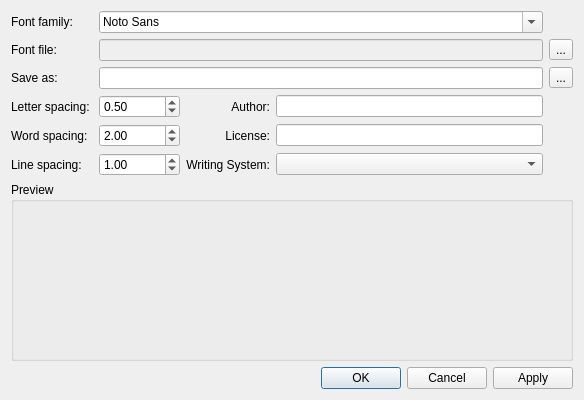
<?xml version="1.0" encoding="UTF-8"?>
<ui version="4.0">
 <author>Shawn Curry</author>
 <class>QG_DlgFontConversion</class>
 <widget class="QDialog" name="QG_DlgFontConversion">
  <property name="geometry">
   <rect>
    <x>0</x>
    <y>0</y>
    <width>584</width>
    <height>400</height>
   </rect>
  </property>
  <property name="windowTitle">
   <string>Convert Fonts</string>
  </property>
  <layout class="QGridLayout" name="gridLayout">
   <item row="0" column="0">
    <widget class="QLabel" name="lblFamily">
     <property name="text">
      <string>Font family:</string>
     </property>
    </widget>
   </item>
   <item row="0" column="1" colspan="3">
    <widget class="QFontComboBox" name="cbFontFamily">
     <property name="sizeAdjustPolicy">
      <enum>QComboBox::AdjustToMinimumContentsLength</enum>
     </property>
     <property name="currentFont">
      <font>
       <family>Arial Black</family>
      </font>
     </property>
    </widget>
   </item>
   <item row="1" column="0">
    <widget class="QLabel" name="lblFont">
     <property name="text">
      <string>Font file:</string>
     </property>
    </widget>
   </item>
   <item row="1" column="1" colspan="3">
    <widget class="QLineEdit" name="txtFontName">
     <property name="enabled">
      <bool>false</bool>
     </property>
     <property name="readOnly">
      <bool>false</bool>
     </property>
    </widget>
   </item>
   <item row="1" column="4">
    <widget class="QToolButton" name="btnFontFile">
     <property name="text">
      <string>...</string>
     </property>
    </widget>
   </item>
   <item row="2" column="0">
    <widget class="QLabel" name="lblSaveAs">
     <property name="text">
      <string>Save as:</string>
     </property>
    </widget>
   </item>
   <item row="2" column="1" colspan="3">
    <widget class="QLineEdit" name="txtSaveAs"/>
   </item>
   <item row="2" column="4">
    <widget class="QToolButton" name="btnSaveAs">
     <property name="text">
      <string>...</string>
     </property>
    </widget>
   </item>
   <item row="3" column="0">
    <widget class="QLabel" name="label_2">
     <property name="text">
      <string>Letter spacing:</string>
     </property>
    </widget>
   </item>
   <item row="3" column="1">
    <widget class="QDoubleSpinBox" name="sbLetter">
     <property name="value">
      <double>0.500000000000000</double>
     </property>
    </widget>
   </item>
   <item row="3" column="2">
    <widget class="QLabel" name="lblAuthor">
     <property name="text">
      <string>Author:</string>
     </property>
     <property name="alignment">
      <set>Qt::AlignRight|Qt::AlignTrailing|Qt::AlignVCenter</set>
     </property>
    </widget>
   </item>
   <item row="3" column="3">
    <widget class="QLineEdit" name="txtAuthor">
     <property name="minimumSize">
      <size>
       <width>0</width>
       <height>0</height>
      </size>
     </property>
    </widget>
   </item>
   <item row="4" column="0">
    <widget class="QLabel" name="label_3">
     <property name="text">
      <string>Word spacing:</string>
     </property>
    </widget>
   </item>
   <item row="4" column="1">
    <widget class="QDoubleSpinBox" name="sbWord">
     <property name="value">
      <double>2.000000000000000</double>
     </property>
    </widget>
   </item>
   <item row="4" column="2">
    <widget class="QLabel" name="lblLicense">
     <property name="text">
      <string>License:</string>
     </property>
     <property name="alignment">
      <set>Qt::AlignRight|Qt::AlignTrailing|Qt::AlignVCenter</set>
     </property>
    </widget>
   </item>
   <item row="4" column="3">
    <widget class="QLineEdit" name="txtLicense"/>
   </item>
   <item row="5" column="0">
    <widget class="QLabel" name="lblLineSpacing">
     <property name="text">
      <string>Line spacing:</string>
     </property>
    </widget>
   </item>
   <item row="5" column="1">
    <widget class="QDoubleSpinBox" name="sbLine">
     <property name="value">
      <double>1.000000000000000</double>
     </property>
    </widget>
   </item>
   <item row="5" column="2">
    <widget class="QLabel" name="lblWritingSystem">
     <property name="text">
      <string>Writing System:</string>
     </property>
     <property name="alignment">
      <set>Qt::AlignRight|Qt::AlignTrailing|Qt::AlignVCenter</set>
     </property>
    </widget>
   </item>
   <item row="5" column="3">
    <widget class="QComboBox" name="cbWritingSystem">
     <property name="insertPolicy">
      <enum>QComboBox::NoInsert</enum>
     </property>
     <property name="sizeAdjustPolicy">
      <enum>QComboBox::AdjustToContentsOnFirstShow</enum>
     </property>
    </widget>
   </item>
   <item row="6" column="0" colspan="5">
    <widget class="QGroupBox" name="gbPreview">
     <property name="minimumSize">
      <size>
       <width>0</width>
       <height>100</height>
      </size>
     </property>
     <property name="title">
      <string>Preview</string>
     </property>
     <layout class="QGridLayout" name="gridLayout_2">
      <item row="0" column="0">
       <widget class="QG_GraphicView" name="gvPreview" native="true">
        <property name="minimumSize">
         <size>
          <width>0</width>
          <height>100</height>
         </size>
        </property>
       </widget>
      </item>
     </layout>
    </widget>
   </item>
   <item row="7" column="0" colspan="3">
    <spacer name="horizontalSpacer">
     <property name="orientation">
      <enum>Qt::Horizontal</enum>
     </property>
     <property name="sizeHint" stdset="0">
      <size>
       <width>259</width>
       <height>20</height>
      </size>
     </property>
    </spacer>
   </item>
   <item row="7" column="3" colspan="2">
    <widget class="QDialogButtonBox" name="buttonBox">
     <property name="orientation">
      <enum>Qt::Horizontal</enum>
     </property>
     <property name="standardButtons">
      <set>QDialogButtonBox::Apply|QDialogButtonBox::Cancel|QDialogButtonBox::Ok</set>
     </property>
    </widget>
   </item>
  </layout>
 </widget>
 <customwidgets>
  <customwidget>
   <class>QG_GraphicView</class>
   <extends>QWidget</extends>
   <header>qg_graphicview.h</header>
  </customwidget>
 </customwidgets>
 <resources/>
 <connections>
  <connection>
   <sender>buttonBox</sender>
   <signal>clicked(QAbstractButton*)</signal>
   <receiver>QG_DlgFontConversion</receiver>
   <slot>slotButtonClicked(QAbstractButton*)</slot>
   <hints>
    <hint type="sourcelabel">
     <x>325</x>
     <y>374</y>
    </hint>
    <hint type="destinationlabel">
     <x>227</x>
     <y>373</y>
    </hint>
   </hints>
  </connection>
  <connection>
   <sender>btnFontFile</sender>
   <signal>clicked()</signal>
   <receiver>QG_DlgFontConversion</receiver>
   <slot>slotFontFileClicked()</slot>
   <hints>
    <hint type="sourcelabel">
     <x>572</x>
     <y>62</y>
    </hint>
    <hint type="destinationlabel">
     <x>472</x>
     <y>108</y>
    </hint>
   </hints>
  </connection>
  <connection>
   <sender>btnSaveAs</sender>
   <signal>clicked()</signal>
   <receiver>QG_DlgFontConversion</receiver>
   <slot>slotSaveAsClicked()</slot>
   <hints>
    <hint type="sourcelabel">
     <x>572</x>
     <y>93</y>
    </hint>
    <hint type="destinationlabel">
     <x>471</x>
     <y>133</y>
    </hint>
   </hints>
  </connection>
  <connection>
   <sender>txtFontName</sender>
   <signal>textChanged(QString)</signal>
   <receiver>QG_DlgFontConversion</receiver>
   <slot>slotFontFileChanged()</slot>
   <hints>
    <hint type="sourcelabel">
     <x>342</x>
     <y>52</y>
    </hint>
    <hint type="destinationlabel">
     <x>297</x>
     <y>53</y>
    </hint>
   </hints>
  </connection>
  <connection>
   <sender>txtSaveAs</sender>
   <signal>textChanged(QString)</signal>
   <receiver>QG_DlgFontConversion</receiver>
   <slot>slotSaveAsChanged()</slot>
   <hints>
    <hint type="sourcelabel">
     <x>360</x>
     <y>84</y>
    </hint>
    <hint type="destinationlabel">
     <x>301</x>
     <y>81</y>
    </hint>
   </hints>
  </connection>
  <connection>
   <sender>cbFontFamily</sender>
   <signal>currentFontChanged(QFont)</signal>
   <receiver>QG_DlgFontConversion</receiver>
   <slot>slotFontChanged(QFont)</slot>
   <hints>
    <hint type="sourcelabel">
     <x>330</x>
     <y>25</y>
    </hint>
    <hint type="destinationlabel">
     <x>304</x>
     <y>23</y>
    </hint>
   </hints>
  </connection>
  <connection>
   <sender>sbLetter</sender>
   <signal>valueChanged(double)</signal>
   <receiver>QG_DlgFontConversion</receiver>
   <slot>slotFontSpacingChanged()</slot>
   <hints>
    <hint type="sourcelabel">
     <x>133</x>
     <y>112</y>
    </hint>
    <hint type="destinationlabel">
     <x>187</x>
     <y>115</y>
    </hint>
   </hints>
  </connection>
  <connection>
   <sender>sbWord</sender>
   <signal>valueChanged(double)</signal>
   <receiver>QG_DlgFontConversion</receiver>
   <slot>slotFontSpacingChanged()</slot>
   <hints>
    <hint type="sourcelabel">
     <x>125</x>
     <y>142</y>
    </hint>
    <hint type="destinationlabel">
     <x>186</x>
     <y>146</y>
    </hint>
   </hints>
  </connection>
  <connection>
   <sender>sbLine</sender>
   <signal>valueChanged(double)</signal>
   <receiver>QG_DlgFontConversion</receiver>
   <slot>slotFontSpacingChanged()</slot>
   <hints>
    <hint type="sourcelabel">
     <x>124</x>
     <y>176</y>
    </hint>
    <hint type="destinationlabel">
     <x>186</x>
     <y>177</y>
    </hint>
   </hints>
  </connection>
  <connection>
   <sender>cbWritingSystem</sender>
   <signal>activated(int)</signal>
   <receiver>QG_DlgFontConversion</receiver>
   <slot>slotWritingSystemChanged()</slot>
   <hints>
    <hint type="sourcelabel">
     <x>499</x>
     <y>175</y>
    </hint>
    <hint type="destinationlabel">
     <x>490</x>
     <y>176</y>
    </hint>
   </hints>
  </connection>
 </connections>
 <slots>
  <slot>slotSaveAsClicked()</slot>
  <slot>slotUpdatePreview()</slot>
  <slot>slotButtonClicked(QAbstractButton*)</slot>
  <slot>slotFontChanged(QFont)</slot>
  <slot>slotFontFileClicked()</slot>
  <slot>slotFontFileChanged()</slot>
  <slot>slotSaveAsChanged()</slot>
  <slot>slotFontSpacingChanged()</slot>
  <slot>slotWritingSystemChanged()</slot>
 </slots>
</ui>
